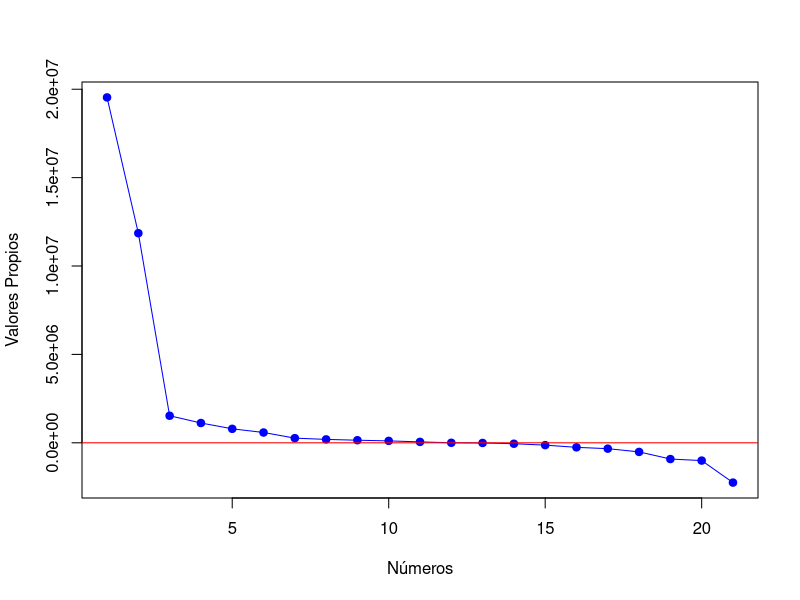
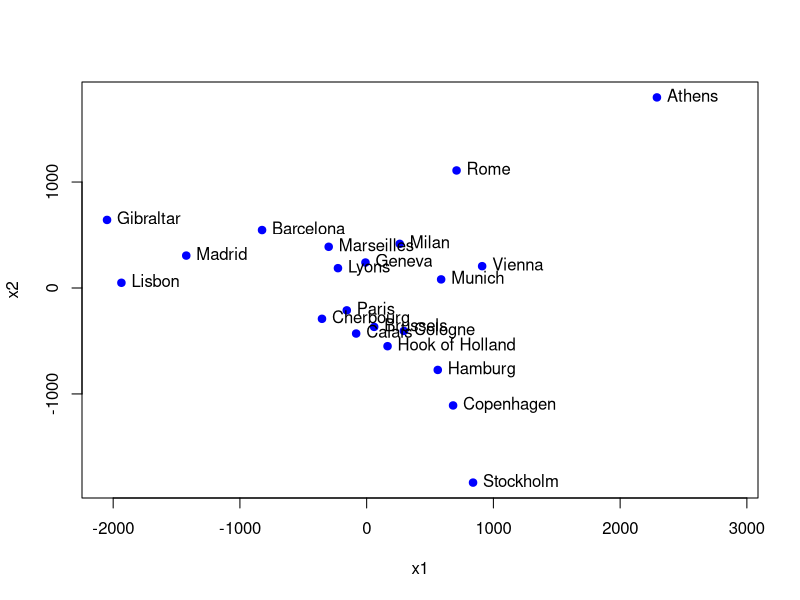
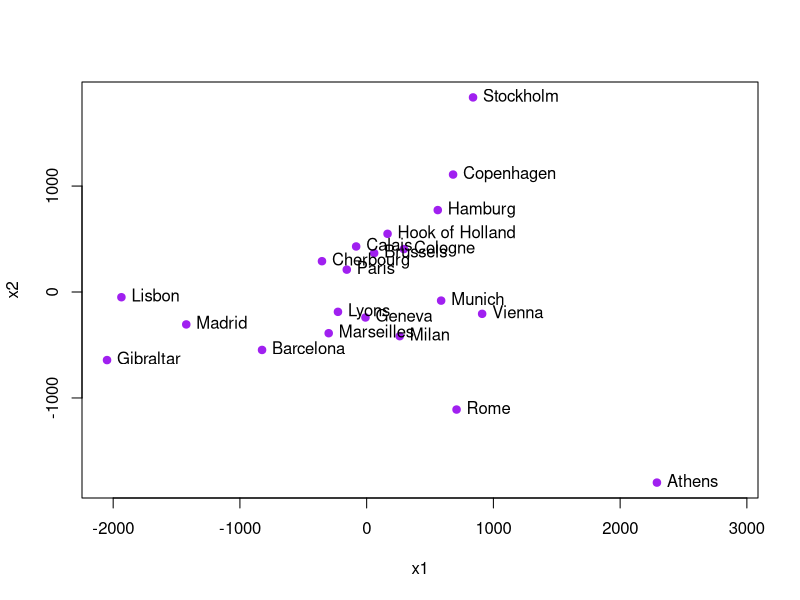

Write the R code that produced these figures, in order.
#______ Escalado multidimensional Métrico______

# Cargamos la matriz de datos eurodist

data.dist<-eurodist

# Transformamos los datos en matriz
data.dist<-as.matrix(data.dist)

#-----------------------------------
#  Extracción de las filas de la matriz
#-----------------------------------

# Numero de ciudades
n<-nrow(data.dist)

#------------------------------------
#  Escalado multidimensional clásico
#------------------------------------
# 1.- cálculo de autovalores
# Dentro del objeto mds.cities se encuentran
# almacenado los valores propios (eigenvalues) en
# mds.cities$eig

mds.cities<-cmdscale(data.dist, eig = TRUE)

# 2.- Generacion del grafico
plot(mds.cities$eig, pch=19, col="blue", 
     xlab="Números", ylab="Valores Propios",
     type="o")
abline(a=0, b=0, col="red")

# Interpretacion: se identifican autovalores negativos
# Se considera como solución el seleccionar
# r=2 coordenadas principales.


# 3.- Medidas de precision

m<-sum(abs(mds.cities$eig[1:2]))/sum(abs(mds.cities$eig))

#4.- Obtencion de coordenadas principales fijando
# k=2 y se realice con los dos primeros autovalores.
mds.cities<-cmdscale(data.dist, eig=TRUE, k=2)

x1<-mds.cities$points[,1]
x2<-mds.cities$points[,2]

# 5.- Generacion del gráfico en dos dimensiones de los
# datos con las coordenadas obtenidas
plot(x1,x2,pch=19, col="blue", 
     xlim = range(x1)+c(0,600))
text(x1,x2, pos=4, labels = rownames(data.dist),
     col="black")

# Se invierten los ejes del plot
x2<--x2

plot2<-plot(x1,x2,pch=19, col="purple", 
            xlim = range(x1)+c(0,600))
text(x1,x2, pos=4, labels = rownames(data.dist),
     col="black")
